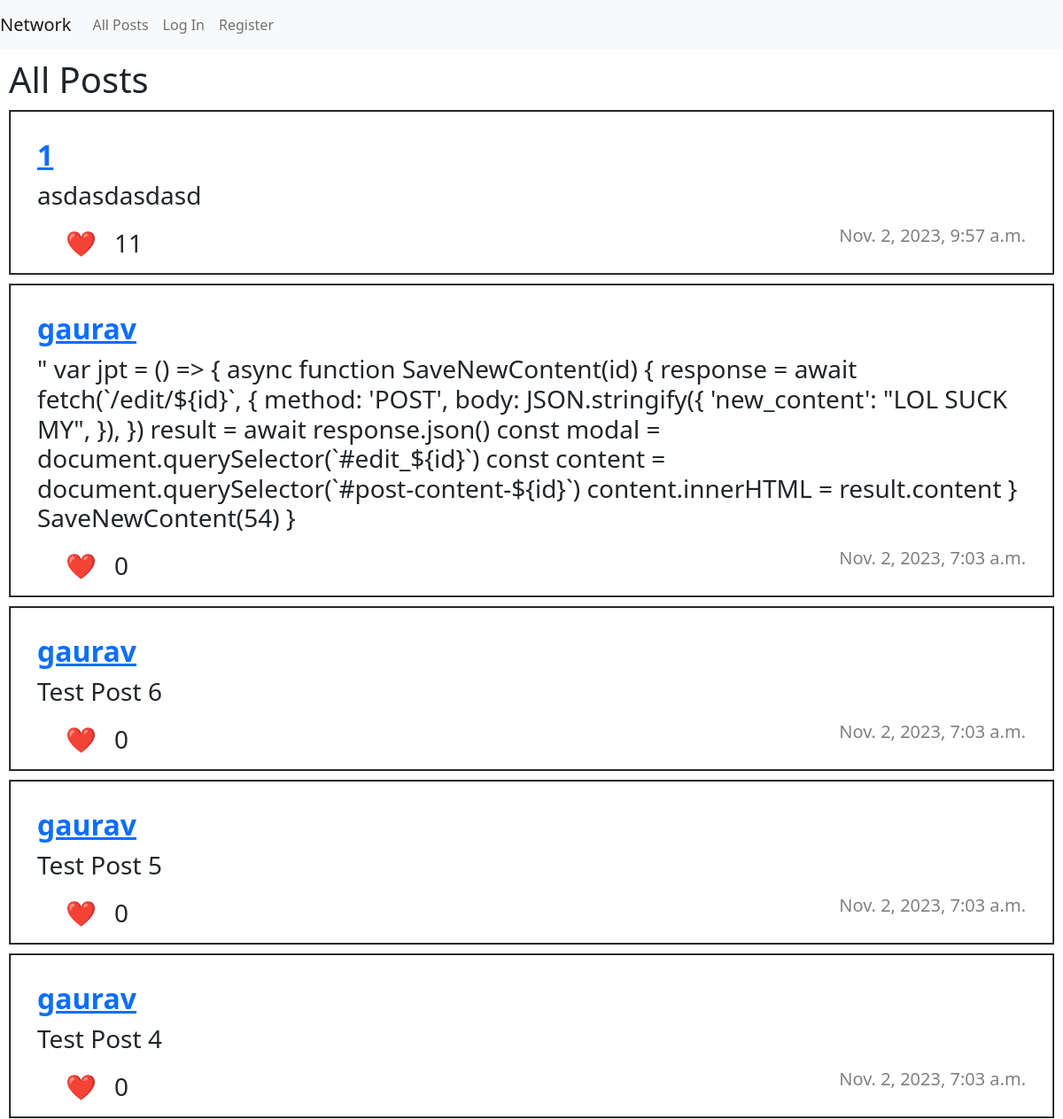
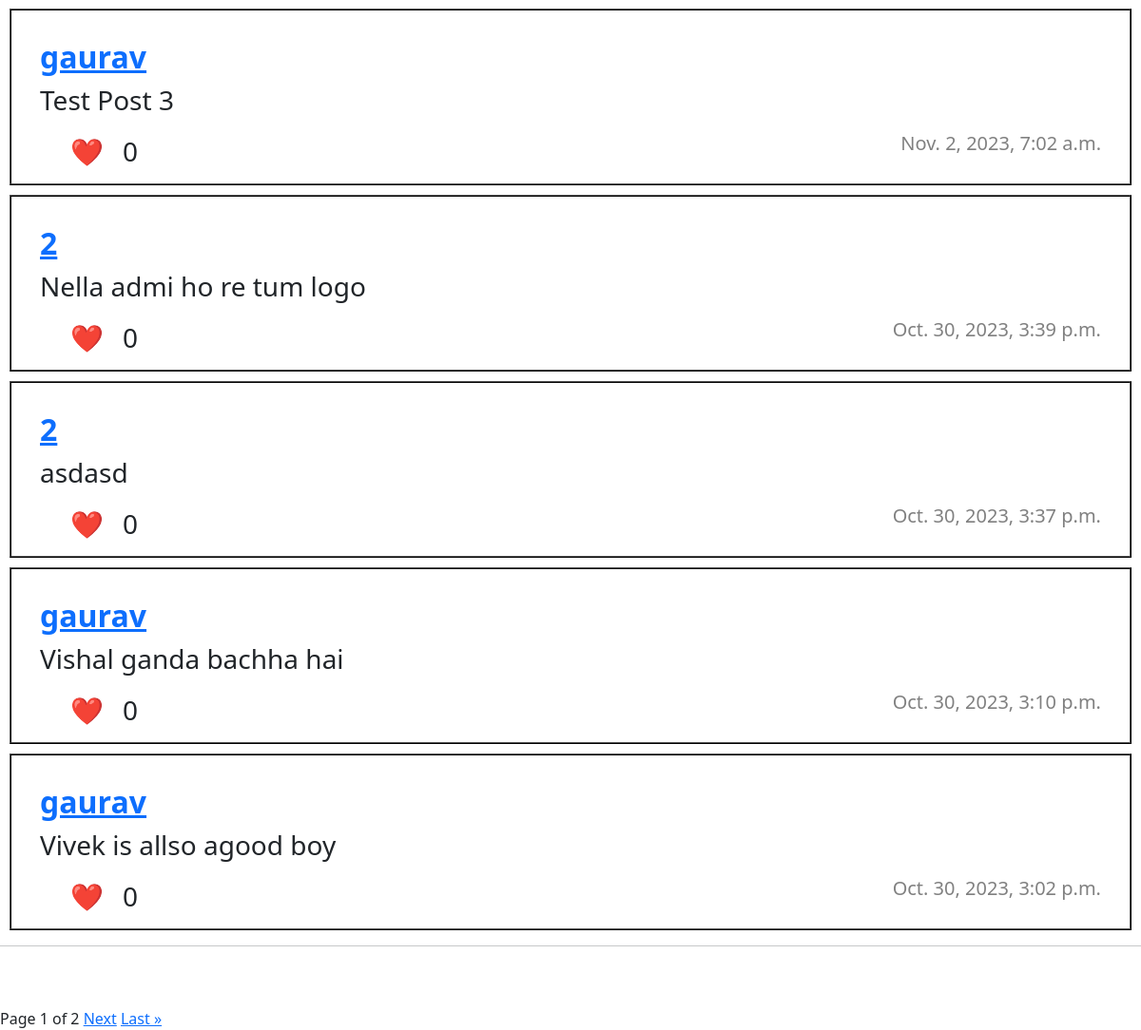
Before: / with the older database file (2 pictures, top to bottom).
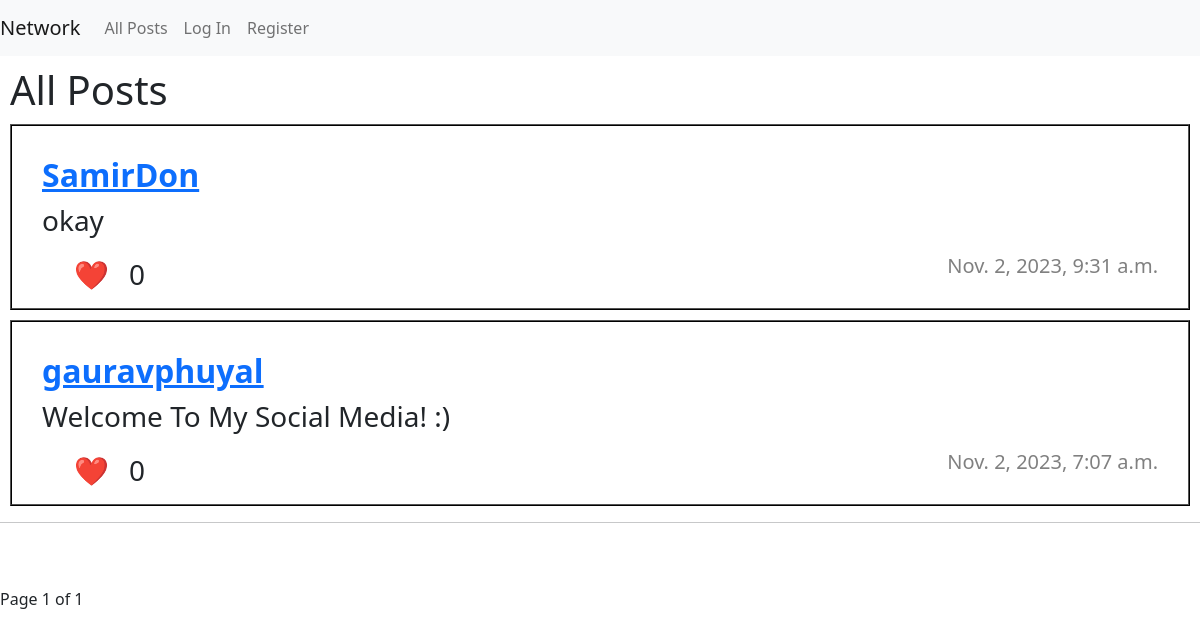
After: the same page with the newer database file.
### network/models.py (models this page shows, shortened)
class Post(models.Model):
    user = models.ForeignKey(User, on_delete=models.CASCADE)
    content = models.TextField()
    creation_date = models.DateTimeField(auto_now_add=True)
    likes = models.IntegerField(default=0)
    edited = models.BooleanField(default=False)
    likers = models.TextField(default="", null=True)

class User(AbstractUser):
    follower = models.TextField(default="", null=True)
    following = models.TextField(default="", null=True)
    pass

### network/views.py (the view)
# urls.py: path("", views.index, name="index"),
def index(request):
    posts = Post.objects.all().order_by('-creation_date')
    paginator = Paginator(posts, MAX_POSTS)
    page = request.GET.get('page')
    posts_paginator = paginator.get_page(page)
    return render(request, "network/index.html",{
       "posts" : posts,
       "page" : posts_paginator,
    })

### network/templates/network/index.html (shortened to what this page needs)
{% extends "network/layout.html" %}
{% load static %}
{% block body %}
<h1>All Posts</h1>
{% if posts %}
    {% for post in page %}
        <div class="post">
            <a href="{% url "userpage" post.user.id %}"><h2>{{ post.user.username }}</h2></a>
            <h3 id="post-content-{{post.id}}">{{ post.content }}</h3>
            <ul class="likeul">
                <li>
                    <h3 id="likeButton{{ post.id }}"><a onclick="likepost(`{{ post.id }}`)">❤️ </a></h3>
                </li>
                <li>
                    <h3 id="likes{{ post.id }}">{{ post.likes }}</h3>
                </li>
            </ul>
            <h5 style="text-align: right;">{{ post.creation_date }}</h5>
        </div>
    {% endfor %}
        {% else %}
            <center><h1 style="color: red; font-weight: Bolder; font-size: 900%;padding: 70px 0;">No posts :(</h1></center>
    {% endif %}
    <hr><br><br>
    <div class="pagination">
     <center>
     Page {{ page.number }} of {{page.paginator.num_pages}}
     {% if page.has_next %}
     <a href="?page={{ page.next_page_number }}">Next</a>
        <a href="?page={{ page.paginator.num_pages }}">Last &raquo</a>
     {% endif %}</center>
     <br></div>
{% endblock %}

### network/templates/network/layout.html (shortened to what this page needs)
{% load static %}
<!DOCTYPE html>
<html lang="en">
    <head>
        <link
        href="https://cdn.jsdelivr.net/npm/bootstrap@5.0.0/dist/css/bootstrap.min.css"
        rel="stylesheet"
      />
        <link href="{% static 'network/styles.css' %}" rel="stylesheet">
    </head>
    <body>
        <nav class="navbar navbar-expand-lg navbar-light bg-light">
            <a class="navbar-brand" href="{% url 'index' %}">Network</a>
            <div>
              <ul class="navbar-nav mr-auto">
                <li class="nav-item">
                  <a class="nav-link" href="{% url 'index' %}">All Posts</a>
                </li>
                {% if user.is_authenticated %}
                    <li class="nav-item">
                        <a class="nav-link" href="{% url 'newpost' %}">New Post</a>
                    </li>
                    <li class="nav-item">
                        <a class="nav-link" href="{% url "followingfeed" %}">Following</a>
                    </li>
                    <li class="nav-item">
                        <a class="nav-link" href="{% url 'logout' %}">Log Out</a>
                    </li>
                {% else %}
                    <li class="nav-item">
                        <a class="nav-link" href="{% url 'login' %}">Log In</a>
                    </li>
                    <li class="nav-item">
                        <a class="nav-link" href="{% url 'register' %}">Register</a>
                    </li>
                {% endif %}
              </ul>
            </div>
          </nav>
        <div class="body">
            {% block body %}
            {% endblock %}
        </div>
    </body>
</html>

### network/static/network/styles.css (style rules this page uses)
h1 { margin: 10px; }
.post { margin: 10px; padding: 20px; border: black 2px ridge; }
h2, h3, h5 ,h1 { margin: 10px; }
h2 { font-weight: bolder; }
h5 { font-weight: lighter; color: gray; }
.likeul li { display: inline; float: left; margin-bottom: -10px; }

Changed rows visible on the page:
removed Post: user.username "1", content "asdasdasdasd", likes "11", creation_date "Nov. 2, 2023, 9:57 a.m."
removed Post: user.username "gaurav", content "\" var jpt = () => { async function SaveNewContent(id) { response = await fetch(`/edit/${id}`, { method: 'POST', body: JSON.stringify({ 'new_content': \"LOL SUCK MY\", }), }) result = await response.json() const modal = document.querySelector(`#edit_${id}`) const content = document.querySelector(`#post-content-${id}`) content.innerHTML = result.content } SaveNewContent(54) }", likes "0", creation_date "Nov. 2, 2023, 7:03 a.m."
removed Post: user.username "gaurav", content "Test Post 5", likes "0", creation_date "Nov. 2, 2023, 7:03 a.m."
removed Post: user.username "gaurav", content "Test Post 4", likes "0", creation_date "Nov. 2, 2023, 7:03 a.m."
removed Post: user.username "gaurav", content "Test Post 3", likes "0", creation_date "Nov. 2, 2023, 7:02 a.m."
removed Post: user.username "2", content "Nella admi ho re tum logo", likes "0", creation_date "Oct. 30, 2023, 3:39 p.m."
removed Post: user.username "2", content "asdasd", likes "0", creation_date "Oct. 30, 2023, 3:37 p.m."
removed Post: user.username "gaurav", content "Vishal ganda bachha hai", likes "0", creation_date "Oct. 30, 2023, 3:10 p.m."
removed Post: user.username "gaurav", content "Vivek is allso agood boy", likes "0", creation_date "Oct. 30, 2023, 3:02 p.m."
added Post: user.username "SamirDon", content "okay", likes "0", creation_date "Nov. 2, 2023, 9:31 a.m."
changed Post: user.username "gaurav" → "gauravphuyal"; content "Test Post 6" → "Welcome To My Social Media! :)"; creation_date "Nov. 2, 2023, 7:03 a.m." → "Nov. 2, 2023, 7:07 a.m."
Other visible differences:
{{ page.paginator.num_pages }}: "2" → "1"
text no longer shown: "Next Last »"
